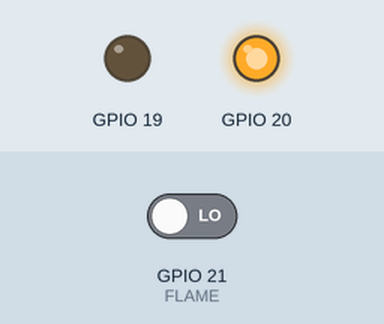
The program below on a simulated Raspberry Pi (BCM pin numbers). Parts: output pins drawn as LEDs (lit = HIGH). Inputs (shaded band) come from the test bench; at power-on: GPIO 21 (FLAME) LOW. What the program prints to the terminal is not drawn.

Above: at 1.2 s.
1.3 s: GPIO 21 (FLAME) driven HIGH
At 2.7 s:
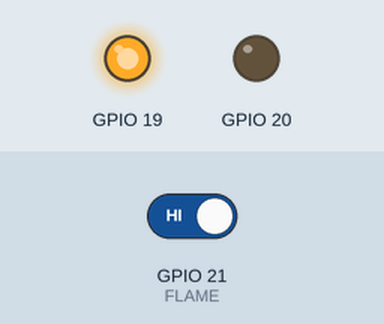
3.5 s: GPIO 21 (FLAME) driven LOW
At 5.4 s:
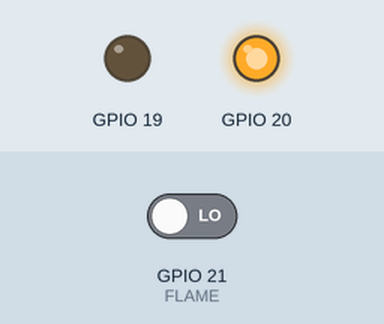
Timing chart, 0 to 6.9 s (numbered marks = the images above; inputs shaded):
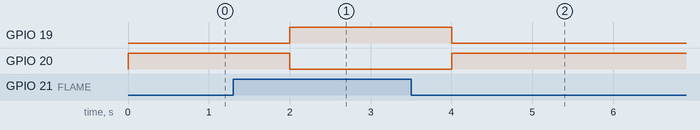

The program:

Flame_Sensor_easy.py
```python
import RPi.GPIO as GPIO
import time
FLAME = 21
GPIO.setmode(GPIO.BCM)
GPIO.setup(FLAME, GPIO.IN)
GPIO.setup(19, GPIO.OUT)
GPIO.setup(20, GPIO.OUT)

try:
    while True:
        if GPIO.input(FLAME) == 1 : # 평소 1을 전송함
            print("안전")
            GPIO.output(19, True)
            GPIO.output(20, False)
        else :                      # 불꽃 감지시 0을 전송함
            print("화재 경보")
            GPIO.output(20, True)
            GPIO.output(19, False)

        time.sleep(1)
except KeyboardInterrupt:
    GPIO.cleanup()
```

Measured:
- after the input at 1.3 s, GPIO 19: LOW → HIGH after 0.70 s; GPIO 20: HIGH → LOW after 0.70 s
- after the input at 3.5 s, GPIO 19: HIGH → LOW after 0.50 s; GPIO 20: LOW → HIGH after 0.50 s
